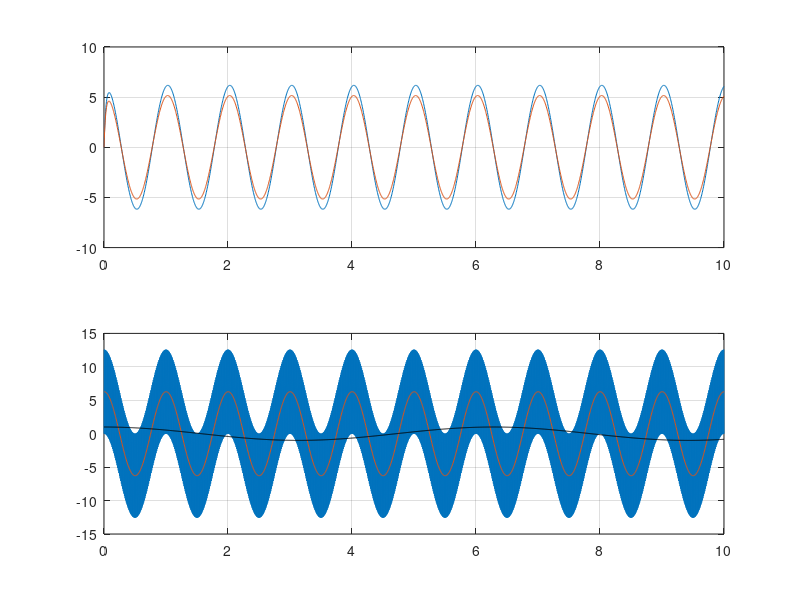

MATLAB code for this plot:
close all

dt = 5e-3; T = 10;
t = 0:dt:T;
y = sin(2 * pi * t);

tau = 0.03;
a = 2 * tau / dt;

dyf_tustin = zeros(1,length(t));
yfiltered = dyf_tustin;
dyf_euler = dyf_tustin;
dy_tustin = dyf_tustin;
dy_euler = diff(y)/dt;

for i = 1:(length(t)-1)
    dyf_tustin(i+1) =  (1 / tau * (a * y(i+1) - a * y(i)) - (1 - a) * dyf_tustin(i)) / (1 + a);
    yfiltered(i+1) = yfiltered(i) + dt *(y(i+1) - yfiltered(i)) / tau;
    dyf_euler(i+1) = (y(i+1) - yfiltered(i+1)) / tau;
    dy_tustin(i+1) = -dy_tustin(i)+2/dt*(y(i+1)-y(i));
end

figure, subplot(211)
plot(t,cos(t),'k-')
plot(t,dyf_tustin), hold on, grid on
plot(t,dyf_euler)

subplot(212)
plot(t,dy_tustin), hold on, grid on
plot(t(2:end),dy_euler)
plot(t,cos(t),'k-')


